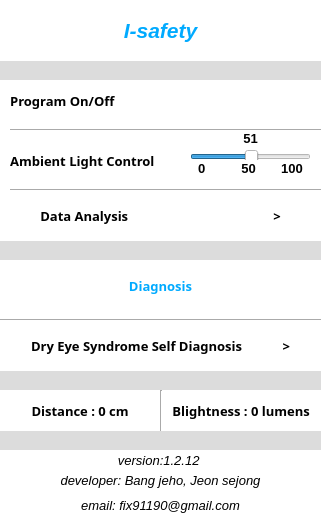
<?xml version="1.0" encoding="UTF-8"?>
<ui version="4.0">
 <class>Form</class>
 <widget class="QWidget" name="Form">
  <property name="geometry">
   <rect>
    <x>0</x>
    <y>0</y>
    <width>321</width>
    <height>527</height>
   </rect>
  </property>
  <property name="sizePolicy">
   <sizepolicy hsizetype="Fixed" vsizetype="Fixed">
    <horstretch>0</horstretch>
    <verstretch>0</verstretch>
   </sizepolicy>
  </property>
  <property name="minimumSize">
   <size>
    <width>321</width>
    <height>400</height>
   </size>
  </property>
  <property name="maximumSize">
   <size>
    <width>321</width>
    <height>527</height>
   </size>
  </property>
  <property name="font">
   <font>
    <stylestrategy>PreferDefault</stylestrategy>
   </font>
  </property>
  <property name="cursor">
   <cursorShape>ArrowCursor</cursorShape>
  </property>
  <property name="windowTitle">
   <string>I-safety</string>
  </property>
  <property name="windowIcon">
   <iconset>
    <normaloff>../Image/images.jpg</normaloff>../Image/images.jpg</iconset>
  </property>
  <property name="layoutDirection">
   <enum>Qt::LeftToRight</enum>
  </property>
  <property name="autoFillBackground">
   <bool>false</bool>
  </property>
  <property name="styleSheet">
   <string notr="true">background-color: rgb(220, 220, 220);</string>
  </property>
  <widget class="QPushButton" name="pushButton">
   <property name="geometry">
    <rect>
     <x>250</x>
     <y>90</y>
     <width>71</width>
     <height>31</height>
    </rect>
   </property>
   <property name="sizePolicy">
    <sizepolicy hsizetype="Fixed" vsizetype="Fixed">
     <horstretch>0</horstretch>
     <verstretch>0</verstretch>
    </sizepolicy>
   </property>
   <property name="font">
    <font>
     <weight>50</weight>
     <bold>false</bold>
    </font>
   </property>
   <property name="autoFillBackground">
    <bool>false</bool>
   </property>
   <property name="styleSheet">
    <string notr="true">background-color: rgb(255, 255, 255);
border:0px;</string>
   </property>
   <property name="text">
    <string/>
   </property>
   <property name="icon">
    <iconset>
     <normaloff>../Image/OFF.png</normaloff>
     <normalon>../Image/ON.png</normalon>
     <disabledoff>../Image/OFF.png</disabledoff>
     <disabledon>../Image/ON.png</disabledon>
     <activeoff>../Image/OFF.png</activeoff>
     <activeon>../Image/ON.png</activeon>
     <selectedoff>../Image/OFF.png</selectedoff>
     <selectedon>../Image/ON.png</selectedon>../Image/OFF.png</iconset>
   </property>
   <property name="iconSize">
    <size>
     <width>68</width>
     <height>30</height>
    </size>
   </property>
   <property name="checkable">
    <bool>true</bool>
   </property>
  </widget>
  <widget class="QLabel" name="label">
   <property name="geometry">
    <rect>
     <x>0</x>
     <y>80</y>
     <width>321</width>
     <height>41</height>
    </rect>
   </property>
   <property name="sizePolicy">
    <sizepolicy hsizetype="Fixed" vsizetype="Fixed">
     <horstretch>0</horstretch>
     <verstretch>0</verstretch>
    </sizepolicy>
   </property>
   <property name="sizeIncrement">
    <size>
     <width>321</width>
     <height>61</height>
    </size>
   </property>
   <property name="baseSize">
    <size>
     <width>321</width>
     <height>61</height>
    </size>
   </property>
   <property name="font">
    <font>
     <family>함초롬돋움</family>
     <pointsize>10</pointsize>
     <weight>75</weight>
     <bold>true</bold>
    </font>
   </property>
   <property name="layoutDirection">
    <enum>Qt::RightToLeft</enum>
   </property>
   <property name="styleSheet">
    <string notr="true">background-color: rgb(255, 255, 255);</string>
   </property>
   <property name="lineWidth">
    <number>1</number>
   </property>
   <property name="text">
    <string>   Program On/Off</string>
   </property>
   <property name="alignment">
    <set>Qt::AlignLeading|Qt::AlignLeft|Qt::AlignVCenter</set>
   </property>
  </widget>
  <widget class="QLabel" name="label_2">
   <property name="geometry">
    <rect>
     <x>0</x>
     <y>120</y>
     <width>321</width>
     <height>81</height>
    </rect>
   </property>
   <property name="sizePolicy">
    <sizepolicy hsizetype="Fixed" vsizetype="Fixed">
     <horstretch>0</horstretch>
     <verstretch>0</verstretch>
    </sizepolicy>
   </property>
   <property name="minimumSize">
    <size>
     <width>321</width>
     <height>51</height>
    </size>
   </property>
   <property name="sizeIncrement">
    <size>
     <width>321</width>
     <height>51</height>
    </size>
   </property>
   <property name="baseSize">
    <size>
     <width>321</width>
     <height>51</height>
    </size>
   </property>
   <property name="font">
    <font>
     <family>함초롬돋움</family>
     <pointsize>10</pointsize>
     <weight>75</weight>
     <italic>false</italic>
     <bold>true</bold>
    </font>
   </property>
   <property name="toolTip">
    <string>&lt;html&gt;&lt;head/&gt;&lt;body&gt;&lt;p&gt;&lt;br/&gt;&lt;/p&gt;&lt;/body&gt;&lt;/html&gt;</string>
   </property>
   <property name="layoutDirection">
    <enum>Qt::RightToLeft</enum>
   </property>
   <property name="styleSheet">
    <string notr="true">background-color: rgb(255, 255, 255);</string>
   </property>
   <property name="lineWidth">
    <number>1</number>
   </property>
   <property name="text">
    <string>   Ambient Light Control</string>
   </property>
  </widget>
  <widget class="Line" name="line">
   <property name="geometry">
    <rect>
     <x>10</x>
     <y>120</y>
     <width>311</width>
     <height>20</height>
    </rect>
   </property>
   <property name="minimumSize">
    <size>
     <width>311</width>
     <height>20</height>
    </size>
   </property>
   <property name="maximumSize">
    <size>
     <width>311</width>
     <height>20</height>
    </size>
   </property>
   <property name="sizeIncrement">
    <size>
     <width>311</width>
     <height>20</height>
    </size>
   </property>
   <property name="baseSize">
    <size>
     <width>311</width>
     <height>20</height>
    </size>
   </property>
   <property name="styleSheet">
    <string notr="true">background-color: rgb(255, 255, 255);</string>
   </property>
   <property name="orientation">
    <enum>Qt::Horizontal</enum>
   </property>
  </widget>
  <widget class="QSlider" name="horizontalSlider">
   <property name="geometry">
    <rect>
     <x>190</x>
     <y>150</y>
     <width>121</width>
     <height>21</height>
    </rect>
   </property>
   <property name="sizePolicy">
    <sizepolicy hsizetype="Preferred" vsizetype="Preferred">
     <horstretch>0</horstretch>
     <verstretch>0</verstretch>
    </sizepolicy>
   </property>
   <property name="minimumSize">
    <size>
     <width>121</width>
     <height>21</height>
    </size>
   </property>
   <property name="maximumSize">
    <size>
     <width>121</width>
     <height>21</height>
    </size>
   </property>
   <property name="sizeIncrement">
    <size>
     <width>121</width>
     <height>21</height>
    </size>
   </property>
   <property name="baseSize">
    <size>
     <width>121</width>
     <height>21</height>
    </size>
   </property>
   <property name="mouseTracking">
    <bool>false</bool>
   </property>
   <property name="styleSheet">
    <string notr="true">background-color: rgb(255, 255, 255);</string>
   </property>
   <property name="maximum">
    <number>100</number>
   </property>
   <property name="singleStep">
    <number>10</number>
   </property>
   <property name="value">
    <number>51</number>
   </property>
   <property name="orientation">
    <enum>Qt::Horizontal</enum>
   </property>
   <property name="invertedAppearance">
    <bool>false</bool>
   </property>
   <property name="invertedControls">
    <bool>false</bool>
   </property>
   <property name="tickPosition">
    <enum>QSlider::TicksBelow</enum>
   </property>
   <property name="tickInterval">
    <number>50</number>
   </property>
  </widget>
  <widget class="Line" name="line_2">
   <property name="geometry">
    <rect>
     <x>10</x>
     <y>180</y>
     <width>311</width>
     <height>20</height>
    </rect>
   </property>
   <property name="minimumSize">
    <size>
     <width>311</width>
     <height>20</height>
    </size>
   </property>
   <property name="maximumSize">
    <size>
     <width>311</width>
     <height>20</height>
    </size>
   </property>
   <property name="sizeIncrement">
    <size>
     <width>311</width>
     <height>20</height>
    </size>
   </property>
   <property name="baseSize">
    <size>
     <width>311</width>
     <height>20</height>
    </size>
   </property>
   <property name="styleSheet">
    <string notr="true">background-color: rgb(255, 255, 255);</string>
   </property>
   <property name="orientation">
    <enum>Qt::Horizontal</enum>
   </property>
  </widget>
  <widget class="QLabel" name="label_5">
   <property name="geometry">
    <rect>
     <x>180</x>
     <y>160</y>
     <width>141</width>
     <height>16</height>
    </rect>
   </property>
   <property name="sizePolicy">
    <sizepolicy hsizetype="Preferred" vsizetype="Preferred">
     <horstretch>0</horstretch>
     <verstretch>0</verstretch>
    </sizepolicy>
   </property>
   <property name="minimumSize">
    <size>
     <width>141</width>
     <height>16</height>
    </size>
   </property>
   <property name="maximumSize">
    <size>
     <width>141</width>
     <height>16</height>
    </size>
   </property>
   <property name="sizeIncrement">
    <size>
     <width>141</width>
     <height>16</height>
    </size>
   </property>
   <property name="baseSize">
    <size>
     <width>141</width>
     <height>16</height>
    </size>
   </property>
   <property name="font">
    <font>
     <family>Arial</family>
     <pointsize>10</pointsize>
     <weight>75</weight>
     <bold>true</bold>
     <stylestrategy>PreferDefault</stylestrategy>
    </font>
   </property>
   <property name="styleSheet">
    <string notr="true">background-color: rgb(255, 255, 255);</string>
   </property>
   <property name="text">
    <string>0          50       100</string>
   </property>
   <property name="alignment">
    <set>Qt::AlignCenter</set>
   </property>
  </widget>
  <widget class="QPushButton" name="pushButton_2">
   <property name="geometry">
    <rect>
     <x>0</x>
     <y>190</y>
     <width>321</width>
     <height>51</height>
    </rect>
   </property>
   <property name="sizePolicy">
    <sizepolicy hsizetype="Fixed" vsizetype="Fixed">
     <horstretch>0</horstretch>
     <verstretch>0</verstretch>
    </sizepolicy>
   </property>
   <property name="minimumSize">
    <size>
     <width>321</width>
     <height>51</height>
    </size>
   </property>
   <property name="sizeIncrement">
    <size>
     <width>321</width>
     <height>51</height>
    </size>
   </property>
   <property name="baseSize">
    <size>
     <width>321</width>
     <height>51</height>
    </size>
   </property>
   <property name="font">
    <font>
     <family>함초롬돋움</family>
     <pointsize>10</pointsize>
     <weight>75</weight>
     <bold>true</bold>
    </font>
   </property>
   <property name="layoutDirection">
    <enum>Qt::LeftToRight</enum>
   </property>
   <property name="styleSheet">
    <string notr="true">QPushButton
{
   border:0px;
   background-color:white;
}
QPushButton:hover
{
   background-color:rgb(241, 241, 241);
}
</string>
   </property>
   <property name="text">
    <string>Data Analysis                                           &gt;</string>
   </property>
   <property name="icon">
    <iconset>
     <normaloff>../Image/analysis icon.png</normaloff>../Image/analysis icon.png</iconset>
   </property>
   <property name="iconSize">
    <size>
     <width>80</width>
     <height>41</height>
    </size>
   </property>
   <property name="default">
    <bool>false</bool>
   </property>
  </widget>
  <widget class="QLabel" name="label_3">
   <property name="geometry">
    <rect>
     <x>0</x>
     <y>0</y>
     <width>321</width>
     <height>61</height>
    </rect>
   </property>
   <property name="sizePolicy">
    <sizepolicy hsizetype="Fixed" vsizetype="Fixed">
     <horstretch>0</horstretch>
     <verstretch>0</verstretch>
    </sizepolicy>
   </property>
   <property name="minimumSize">
    <size>
     <width>321</width>
     <height>51</height>
    </size>
   </property>
   <property name="sizeIncrement">
    <size>
     <width>321</width>
     <height>51</height>
    </size>
   </property>
   <property name="baseSize">
    <size>
     <width>321</width>
     <height>51</height>
    </size>
   </property>
   <property name="font">
    <font>
     <family>Segoe UI</family>
     <pointsize>16</pointsize>
     <weight>75</weight>
     <italic>true</italic>
     <bold>true</bold>
    </font>
   </property>
   <property name="styleSheet">
    <string notr="true">background-color: rgb(255, 255, 255);
color:rgb(0, 170, 255);</string>
   </property>
   <property name="text">
    <string>I-safety</string>
   </property>
   <property name="alignment">
    <set>Qt::AlignCenter</set>
   </property>
  </widget>
  <widget class="QLabel" name="label_4">
   <property name="geometry">
    <rect>
     <x>220</x>
     <y>130</y>
     <width>61</width>
     <height>16</height>
    </rect>
   </property>
   <property name="font">
    <font>
     <family>Arial</family>
     <pointsize>10</pointsize>
     <weight>75</weight>
     <bold>true</bold>
    </font>
   </property>
   <property name="styleSheet">
    <string notr="true">background-color: rgb(255, 255, 255);</string>
   </property>
   <property name="text">
    <string>51</string>
   </property>
   <property name="alignment">
    <set>Qt::AlignCenter</set>
   </property>
  </widget>
  <widget class="QLabel" name="label_6">
   <property name="geometry">
    <rect>
     <x>0</x>
     <y>390</y>
     <width>321</width>
     <height>41</height>
    </rect>
   </property>
   <property name="font">
    <font>
     <family>함초롬돋움</family>
     <pointsize>10</pointsize>
     <weight>75</weight>
     <bold>true</bold>
    </font>
   </property>
   <property name="styleSheet">
    <string notr="true">background-color: rgb(255, 255, 255);</string>
   </property>
   <property name="text">
    <string>      Distance : 0 cm             Blightness : 0 lumens</string>
   </property>
   <property name="alignment">
    <set>Qt::AlignCenter</set>
   </property>
  </widget>
  <widget class="QLabel" name="label_8">
   <property name="geometry">
    <rect>
     <x>0</x>
     <y>450</y>
     <width>321</width>
     <height>21</height>
    </rect>
   </property>
   <property name="font">
    <font>
     <family>Arial</family>
     <pointsize>10</pointsize>
     <weight>50</weight>
     <italic>true</italic>
     <bold>false</bold>
    </font>
   </property>
   <property name="styleSheet">
    <string notr="true">background-color: rgb(211, 211, 211);
background-color:rgb(255, 255, 255);</string>
   </property>
   <property name="frameShadow">
    <enum>QFrame::Plain</enum>
   </property>
   <property name="text">
    <string>version:1.2.12 </string>
   </property>
   <property name="alignment">
    <set>Qt::AlignCenter</set>
   </property>
  </widget>
  <widget class="QPushButton" name="pushButton_3">
   <property name="geometry">
    <rect>
     <x>0</x>
     <y>320</y>
     <width>321</width>
     <height>51</height>
    </rect>
   </property>
   <property name="font">
    <font>
     <family>함초롬돋움</family>
     <pointsize>10</pointsize>
     <weight>75</weight>
     <bold>true</bold>
    </font>
   </property>
   <property name="styleSheet">
    <string notr="true">QPushButton
{
   border:0px;
   background-color:white;
}
QPushButton:hover
{
   background-color:rgb(241, 241, 241);
}
</string>
   </property>
   <property name="text">
    <string>Dry Eye Syndrome Self Diagnosis            &gt;</string>
   </property>
   <property name="icon">
    <iconset>
     <normaloff>../Image/Dry Eye Syndrome Self Diagnosis icon.jpg</normaloff>../Image/Dry Eye Syndrome Self Diagnosis icon.jpg</iconset>
   </property>
   <property name="iconSize">
    <size>
     <width>80</width>
     <height>41</height>
    </size>
   </property>
  </widget>
  <widget class="QLabel" name="label_9">
   <property name="geometry">
    <rect>
     <x>0</x>
     <y>260</y>
     <width>321</width>
     <height>51</height>
    </rect>
   </property>
   <property name="font">
    <font>
     <family>함초롬돋움</family>
     <pointsize>10</pointsize>
     <weight>75</weight>
     <bold>true</bold>
    </font>
   </property>
   <property name="styleSheet">
    <string notr="true">background-color: rgb(255, 255, 255);
color:rgb(0, 170, 255);</string>
   </property>
   <property name="text">
    <string>Diagnosis</string>
   </property>
   <property name="alignment">
    <set>Qt::AlignCenter</set>
   </property>
  </widget>
  <widget class="Line" name="line_7">
   <property name="geometry">
    <rect>
     <x>0</x>
     <y>310</y>
     <width>321</width>
     <height>20</height>
    </rect>
   </property>
   <property name="minimumSize">
    <size>
     <width>311</width>
     <height>20</height>
    </size>
   </property>
   <property name="sizeIncrement">
    <size>
     <width>311</width>
     <height>20</height>
    </size>
   </property>
   <property name="baseSize">
    <size>
     <width>311</width>
     <height>20</height>
    </size>
   </property>
   <property name="styleSheet">
    <string notr="true">background-color: rgb(255, 255, 255);</string>
   </property>
   <property name="orientation">
    <enum>Qt::Horizontal</enum>
   </property>
  </widget>
  <widget class="QLabel" name="label_10">
   <property name="geometry">
    <rect>
     <x>0</x>
     <y>470</y>
     <width>321</width>
     <height>21</height>
    </rect>
   </property>
   <property name="font">
    <font>
     <family>Arial</family>
     <pointsize>10</pointsize>
     <weight>50</weight>
     <italic>true</italic>
     <bold>false</bold>
    </font>
   </property>
   <property name="styleSheet">
    <string notr="true">background-color: rgb(211, 211, 211);
background-color:rgb(255, 255, 255);</string>
   </property>
   <property name="text">
    <string>developer: Bang jeho, Jeon sejong</string>
   </property>
   <property name="alignment">
    <set>Qt::AlignCenter</set>
   </property>
  </widget>
  <widget class="QLabel" name="label_11">
   <property name="geometry">
    <rect>
     <x>0</x>
     <y>490</y>
     <width>321</width>
     <height>31</height>
    </rect>
   </property>
   <property name="font">
    <font>
     <family>Arial</family>
     <pointsize>10</pointsize>
     <weight>50</weight>
     <italic>true</italic>
     <bold>false</bold>
    </font>
   </property>
   <property name="styleSheet">
    <string notr="true">background-color: rgb(211, 211, 211);
background-color:rgb(255, 255, 255);</string>
   </property>
   <property name="text">
    <string>email: fix91190@gmail.com</string>
   </property>
   <property name="alignment">
    <set>Qt::AlignCenter</set>
   </property>
  </widget>
  <widget class="Line" name="line_8">
   <property name="geometry">
    <rect>
     <x>-10</x>
     <y>520</y>
     <width>331</width>
     <height>20</height>
    </rect>
   </property>
   <property name="minimumSize">
    <size>
     <width>311</width>
     <height>20</height>
    </size>
   </property>
   <property name="sizeIncrement">
    <size>
     <width>311</width>
     <height>20</height>
    </size>
   </property>
   <property name="baseSize">
    <size>
     <width>311</width>
     <height>20</height>
    </size>
   </property>
   <property name="styleSheet">
    <string notr="true">background-color: rgb(255, 255, 255);</string>
   </property>
   <property name="orientation">
    <enum>Qt::Horizontal</enum>
   </property>
  </widget>
  <widget class="Line" name="line_3">
   <property name="geometry">
    <rect>
     <x>160</x>
     <y>390</y>
     <width>3</width>
     <height>41</height>
    </rect>
   </property>
   <property name="styleSheet">
    <string notr="true">background-color: rgb(255, 255, 255);</string>
   </property>
   <property name="orientation">
    <enum>Qt::Vertical</enum>
   </property>
  </widget>
  <zorder>label_6</zorder>
  <zorder>label</zorder>
  <zorder>label_2</zorder>
  <zorder>label_3</zorder>
  <zorder>horizontalSlider</zorder>
  <zorder>line_2</zorder>
  <zorder>label_5</zorder>
  <zorder>label_9</zorder>
  <zorder>line</zorder>
  <zorder>pushButton</zorder>
  <zorder>pushButton_2</zorder>
  <zorder>line_7</zorder>
  <zorder>label_8</zorder>
  <zorder>label_10</zorder>
  <zorder>label_11</zorder>
  <zorder>pushButton_3</zorder>
  <zorder>line_8</zorder>
  <zorder>label_4</zorder>
  <zorder>line_3</zorder>
 </widget>
 <resources/>
 <connections/>
</ui>
